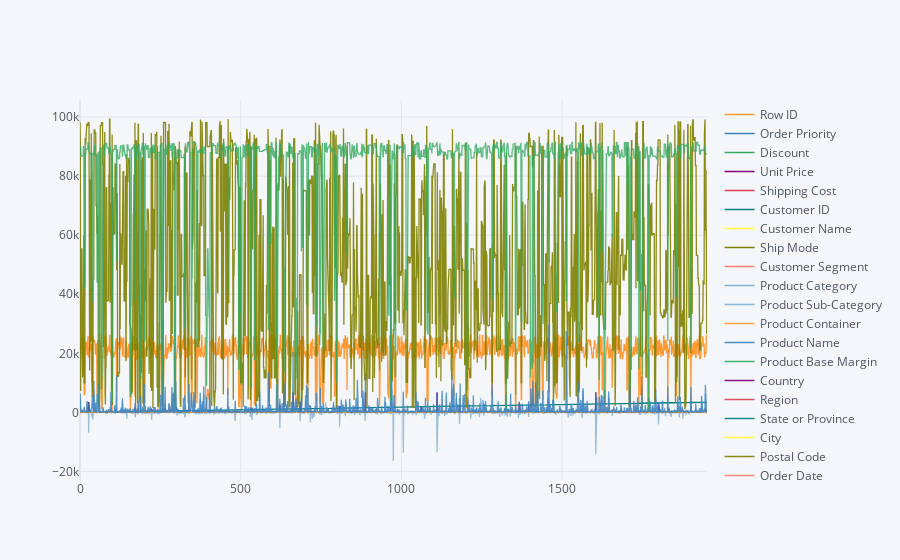

Here is the notebook cell this chart was saved with:
### Code cell
df1.iplot()

### Figure 1 — Plotly figure (JSON) as saved in the notebook; plotly's stock layout.template omitted (floating-point values rounded to 4 significant figures; data arrays with more than 128 entries replaced by an {"elided": "..."} marker saying what was removed)
{"data": [{"line": {"color": "rgba(255, 153, 51, 1.0)", "dash": "solid", "shape": "linear", "width": 1.3}, "mode": "lines", "name": "Row ID", "text": "", "type": "scatter", "x": {"elided": "1952 int values"}, "y": {"elided": "1952 int values"}}, {"line": {"color": "rgba(55, 128, 191, 1.0)", "dash": "solid", "shape": "linear", "width": 1.3}, "mode": "lines", "name": "Order Priority", "text": "", "type": "scatter", "x": {"elided": "1952 int values"}, "y": {"elided": "1952 str values"}}, {"line": {"color": "rgba(50, 171, 96, 1.0)", "dash": "solid", "shape": "linear", "width": 1.3}, "mode": "lines", "name": "Discount", "text": "", "type": "scatter", "x": {"elided": "1952 int values"}, "y": {"elided": "1952 float values"}}, {"line": {"color": "rgba(128, 0, 128, 1.0)", "dash": "solid", "shape": "linear", "width": 1.3}, "mode": "lines", "name": "Unit Price", "text": "", "type": "scatter", "x": {"elided": "1952 int values"}, "y": {"elided": "1952 float values"}}, {"line": {"color": "rgba(219, 64, 82, 1.0)", "dash": "solid", "shape": "linear", "width": 1.3}, "mode": "lines", "name": "Shipping Cost", "text": "", "type": "scatter", "x": {"elided": "1952 int values"}, "y": {"elided": "1952 float values"}}, {"line": {"color": "rgba(0, 128, 128, 1.0)", "dash": "solid", "shape": "linear", "width": 1.3}, "mode": "lines", "name": "Customer ID", "text": "", "type": "scatter", "x": {"elided": "1952 int values"}, "y": {"elided": "1952 int values"}}, {"line": {"color": "rgba(255, 255, 51, 1.0)", "dash": "solid", "shape": "linear", "width": 1.3}, "mode": "lines", "name": "Customer Name", "text": "", "type": "scatter", "x": {"elided": "1952 int values"}, "y": {"elided": "1952 str values"}}, {"line": {"color": "rgba(128, 128, 0, 1.0)", "dash": "solid", "shape": "linear", "width": 1.3}, "mode": "lines", "name": "Ship Mode", "text": "", "type": "scatter", "x": {"elided": "1952 int values"}, "y": {"elided": "1952 str values"}}, {"line": {"color": "rgba(251, 128, 114, 1.0)", "dash": "solid", "shape": "linear", "width": 1.3}, "mode": "lines", "name": "Customer Segment", "text": "", "type": "scatter", "x": {"elided": "1952 int values"}, "y": {"elided": "1952 str values"}}, {"line": {"color": "rgba(128, 177, 211, 1.0)", "dash": "solid", "shape": "linear", "width": 1.3}, "mode": "lines", "name": "Product Category", "text": "", "type": "scatter", "x": {"elided": "1952 int values"}, "y": {"elided": "1952 str values"}}, {"line": {"color": "rgba(128, 177, 211, 0.8999999999999999)", "dash": "solid", "shape": "linear", "width": 1.3}, "mode": "lines", "name": "Product Sub-Category", "text": "", "type": "scatter", "x": {"elided": "1952 int values"}, "y": {"elided": "1952 str values"}}, {"line": {"color": "rgba(255, 153, 51, 0.8999999999999999)", "dash": "solid", "shape": "linear", "width": 1.3}, "mode": "lines", "name": "Product Container", "text": "", "type": "scatter", "x": {"elided": "1952 int values"}, "y": {"elided": "1952 str values"}}, {"line": {"color": "rgba(55, 128, 191, 0.8999999999999999)", "dash": "solid", "shape": "linear", "width": 1.3}, "mode": "lines", "name": "Product Name", "text": "", "type": "scatter", "x": {"elided": "1952 int values"}, "y": {"elided": "1952 str values"}}, {"line": {"color": "rgba(50, 171, 96, 0.8999999999999999)", "dash": "solid", "shape": "linear", "width": 1.3}, "mode": "lines", "name": "Product Base Margin", "text": "", "type": "scatter", "x": {"elided": "1952 int values"}, "y": {"elided": "1952 mixed values"}}, {"line": {"color": "rgba(128, 0, 128, 0.8999999999999999)", "dash": "solid", "shape": "linear", "width": 1.3}, "mode": "lines", "name": "Country", "text": "", "type": "scatter", "x": {"elided": "1952 int values"}, "y": {"elided": "1952 str values"}}, {"line": {"color": "rgba(219, 64, 82, 0.8999999999999999)", "dash": "solid", "shape": "linear", "width": 1.3}, "mode": "lines", "name": "Region", "text": "", "type": "scatter", "x": {"elided": "1952 int values"}, "y": {"elided": "1952 str values"}}, {"line": {"color": "rgba(0, 128, 128, 0.8999999999999999)", "dash": "solid", "shape": "linear", "width": 1.3}, "mode": "lines", "name": "State or Province", "text": "", "type": "scatter", "x": {"elided": "1952 int values"}, "y": {"elided": "1952 str values"}}, {"line": {"color": "rgba(255, 255, 51, 0.8999999999999999)", "dash": "solid", "shape": "linear", "width": 1.3}, "mode": "lines", "name": "City", "text": "", "type": "scatter", "x": {"elided": "1952 int values"}, "y": {"elided": "1952 str values"}}, {"line": {"color": "rgba(128, 128, 0, 0.8999999999999999)", "dash": "solid", "shape": "linear", "width": 1.3}, "mode": "lines", "name": "Postal Code", "text": "", "type": "scatter", "x": {"elided": "1952 int values"}, "y": {"elided": "1952 int values"}}, {"line": {"color": "rgba(251, 128, 114, 0.8999999999999999)", "dash": "solid", "shape": "linear", "width": 1.3}, "mode": "lines", "name": "Order Date", "text": "", "type": "scatter", "x": {"elided": "1952 int values"}, "y": {"elided": "1952 str values"}}, {"line": {"color": "rgba(251, 128, 114, 0.7999999999999998)", "dash": "solid", "shape": "linear", "width": 1.3}, "mode": "lines", "name": "Ship Date", "text": "", "type": "scatter", "x": {"elided": "1952 int values"}, "y": {"elided": "1952 str values"}}, {"line": {"color": "rgba(128, 177, 211, 0.7999999999999998)", "dash": "solid", "shape": "linear", "width": 1.3}, "mode": "lines", "name": "Profit", "text": "", "type": "scatter", "x": {"elided": "1952 int values"}, "y": {"elided": "1952 float values"}}, {"line": {"color": "rgba(255, 153, 51, 0.7999999999999998)", "dash": "solid", "shape": "linear", "width": 1.3}, "mode": "lines", "name": "Quantity ordered new", "text": "", "type": "scatter", "x": {"elided": "1952 int values"}, "y": {"elided": "1952 int values"}}, {"line": {"color": "rgba(55, 128, 191, 0.7999999999999998)", "dash": "solid", "shape": "linear", "width": 1.3}, "mode": "lines", "name": "Sales", "text": "", "type": "scatter", "x": {"elided": "1952 int values"}, "y": {"elided": "1952 float values"}}, {"line": {"color": "rgba(50, 171, 96, 0.7999999999999998)", "dash": "solid", "shape": "linear", "width": 1.3}, "mode": "lines", "name": "Order ID", "text": "", "type": "scatter", "x": {"elided": "1952 int values"}, "y": {"elided": "1952 int values"}}], "layout": {"legend": {"bgcolor": "#F5F6F9", "font": {"color": "#4D5663"}}, "paper_bgcolor": "#F5F6F9", "plot_bgcolor": "#F5F6F9", "title": {"font": {"color": "#4D5663"}}, "xaxis": {"gridcolor": "#E1E5ED", "showgrid": true, "tickfont": {"color": "#4D5663"}, "title": {"font": {"color": "#4D5663"}, "text": ""}, "zerolinecolor": "#E1E5ED"}, "yaxis": {"gridcolor": "#E1E5ED", "showgrid": true, "tickfont": {"color": "#4D5663"}, "title": {"font": {"color": "#4D5663"}, "text": ""}, "zerolinecolor": "#E1E5ED"}}}
